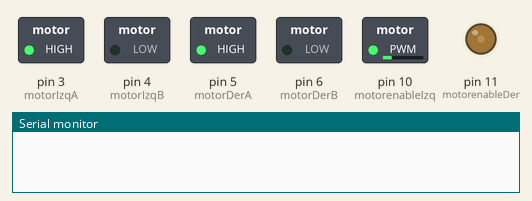
The sketch below on a simulated Arduino Uno, built with avr-gcc and run on an emulated ATmega328P. Shown: switched loads named in the sketch (green lamp = pin HIGH), output pins drawn as LEDs (lit = HIGH), the last lines printed to the serial monitor.

Above: at 0.15 s.
At 19.95 s:
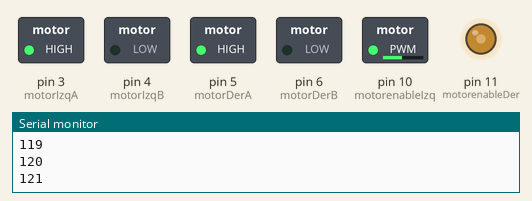
At 39.77 s:
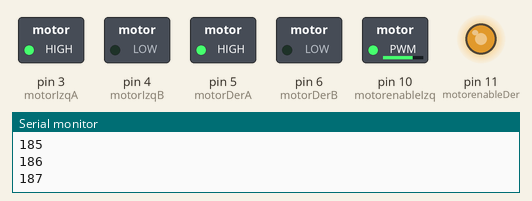
Timing chart, 0 to 40.0 s (numbered marks = the images above):
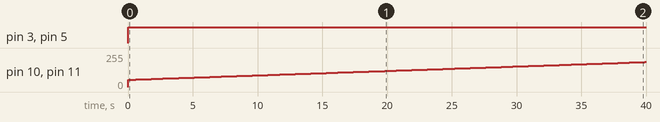

Measured:
- by itself, pin 3 (motorIzqA), pin 5 (motorDerA): LOW → HIGH at 0.00 s
- by itself, pin 10 (motorenableIzq), pin 11 (motorenableDer): moves from 0/255 to 188/255 over 39.9 s

The sketch:

control_motor_LN298.ino
```cpp
const byte motorIzqA = 3;
const byte motorIzqB = 4;
const byte motorDerA = 5;
const byte motorDerB = 6;
const byte motorenableIzq = 10;
const byte motorenableDer = 11;

byte velocidad_inicial = 0;
byte velocidad_minima = 55;
bool sentido = true;


void setup() {
  Serial.begin(9600);
  pinMode(motorIzqA,OUTPUT);
  pinMode(motorIzqB,OUTPUT);
  pinMode(motorDerA,OUTPUT);
  pinMode(motorDerB,OUTPUT);

  analogWrite(motorenableIzq,velocidad_inicial);
  analogWrite(motorenableDer,velocidad_inicial);

}

void loop() {

  //prueba velocidad de arranque motor
  control_M_Izq(sentido, velocidad_minima);
  control_M_Der(sentido, velocidad_minima);
  velocidad_minima++;
  delay(300);
  Serial.println(String (velocidad_minima));

  //arranque 0-max veloc, con pausa
  //control_M_Izq(true,254);
  //delay(2000);
  //control_M_Izq(true,0);
  //delay(1000);
  //control_M_Izq(false,254);
  //delay(2000);
  //control_M_Izq(true,0);
  //delay(1000);

}

void control_M_Izq(bool sentido, byte vel){
  if (sentido == true){
    digitalWrite(motorIzqA,HIGH);
    digitalWrite(motorIzqB,LOW);
    }else{
     digitalWrite(motorIzqA,LOW);
     digitalWrite(motorIzqB,HIGH);
    }
    analogWrite(motorenableIzq,vel);
}

void control_M_Der(bool sentido, byte vel){
  if (sentido == true){
    digitalWrite(motorDerA,HIGH);
    digitalWrite(motorDerB,LOW);
    }else{
     digitalWrite(motorDerA,LOW);
     digitalWrite(motorDerB,HIGH);
    }
    analogWrite(motorenableDer,vel);
}
```
